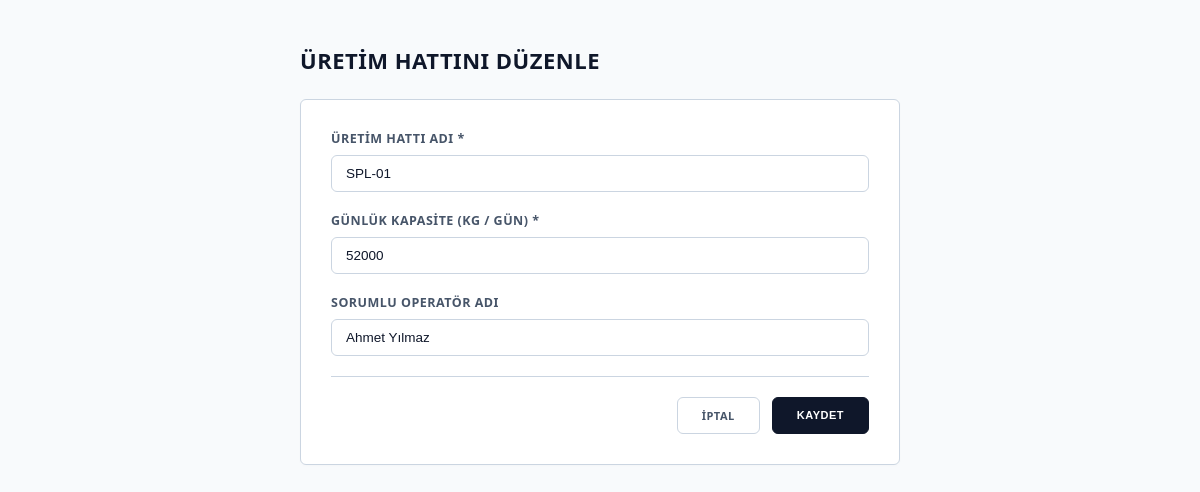
Before: /lines/2/edit with the older database file.
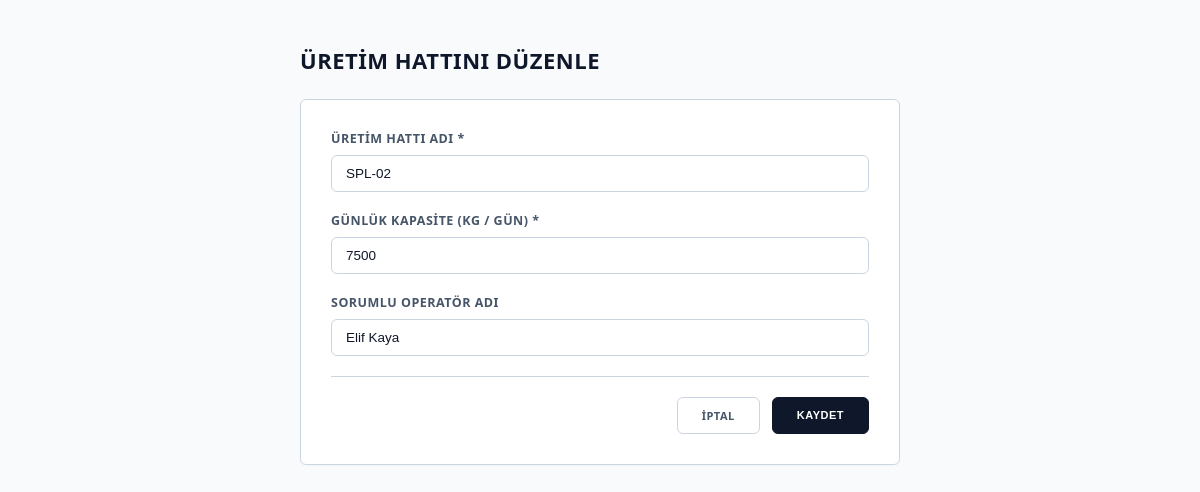
After: the same page with the newer database file.
### app/models.py (models this page shows)
class ProductionLine(Base):
    __tablename__ = "production_lines"
    id: Mapped[int] = mapped_column(
        primary_key=True,
        index=True,
    )
    line_name: Mapped[str] = mapped_column(
        String(50),
        nullable=False,
    )
    capacity: Mapped[int | None] = mapped_column(
        nullable=True,
    )
    operator_name: Mapped[str | None] = mapped_column(
        String(100),
        nullable=True,
    )

### app/main.py (the view)
@app.get("/lines/{id}/edit", response_class=HTMLResponse)
def get_edit_line_form(request: Request, id: int):
    db = SessionLocal()
    try:
        line = db.query(models.ProductionLine).filter(models.ProductionLine.id == id).first()
        if not line:
            raise HTTPException(status_code=404, detail="Üretim hattı bulunamadı")
    finally:
        db.close()
    return templates.TemplateResponse(
        request=request,
        name="line_form.html",
        context={"title": "Üretim Hattını Düzenle", "line": line}
    )

### app/templates/line_form.html (shortened to what this page needs)
<!DOCTYPE html>
<html lang="tr">
<head>
</head>
<body>
    <div class="container">
        <h1>{{ title }}</h1>
        <div class="form-container">
            <form method="post" action="{% if line %}/lines/{{ line.id }}/edit{% else %}/lines/new{% endif %}">
                <div class="form-group">
                    <label for="line_name">Üretim Hattı Adı *</label>
                    <input type="text" id="line_name" name="line_name"
                           placeholder="Örn: SPL-04"
                           value="{{ line.line_name if line else '' }}" required>
                </div>
                <div class="form-group">
                    <label for="capacity">Günlük Kapasite (kg / gün) *</label>
                    <input type="number" step="any" id="capacity" name="capacity"
                           placeholder="Örn: 10000"
                           value="{{ line.capacity if line else '' }}" required min="1">
                </div>
                <div class="form-group">
                    <label for="operator_name">Sorumlu Operatör Adı</label>
                    <input type="text" id="operator_name" name="operator_name"
                           placeholder="Örn: Mehmet Demir"
                           value="{{ line.operator_name if line else '' }}">
                </div>
                <div class="btn-group">
                    <a href="/lines" class="btn-cancel">İptal</a>
                    <button type="submit" class="btn-save">Kaydet</button>
                </div>
            </form>
        </div>
    </div>
</body>
</html>

Changed rows visible on the page:
changed ProductionLine: line_name "SPL-01" → "SPL-02"; capacity "52000" → "7500"; operator_name "Ahmet Yılmaz" → "Elif Kaya"
